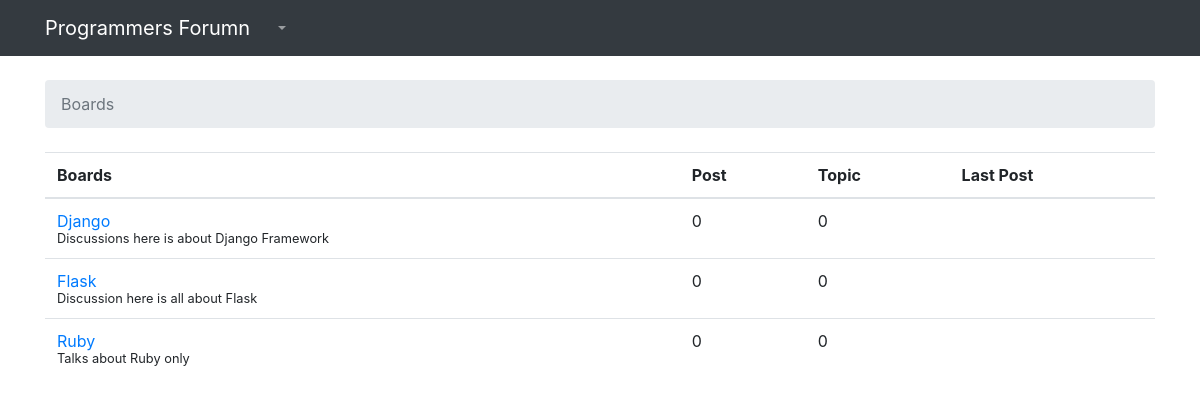
The page / on the database its author committed.
### boards/models.py (models this page shows, shortened)
class Board(models.Model):
    name = models.CharField(max_length=30, unique=True)
    description = models.CharField(max_length=100)

### boards/views.py (the view)
# urls.py: path('',views.home, name='home'),
def home(request):
    board = Board.objects.all()
    return render(request,'home.html', {'board':board})

### boards/templates/home.html (shortened to what this page needs)
{% extends 'base.html' %}
{% block breadcrumb %}
      <li class="breadcrumb-item active">Boards</li>
{% endblock %}
{% block content %}
  <table class="table" >
    <thead class="thead-inverse">
      <tr>
        <th>Boards</th>
        <th>Post</th>
        <th>Topic</th>
        <th>Last Post</th>
      </tr>
      <tbody>
        {% for boards in board %}
        <tr>
          <td><a href="{% url 'board_topics' boards.id %}">{{ boards.name }}</a><br>
          <small>{{ boards.description }}</small> </td>
          <td>0</td>
          <td>0</td>
          <td></td>
        </tr>
        {% endfor %}
      </tbody>
    </table>
{% endblock %}

### rows shown on the page
Board: name "Django", description "Discussions here is about Django Framework"
Board: name "Flask", description "Discussion here is all about Flask"
Board: name "Ruby", description "Talks about Ruby only"
